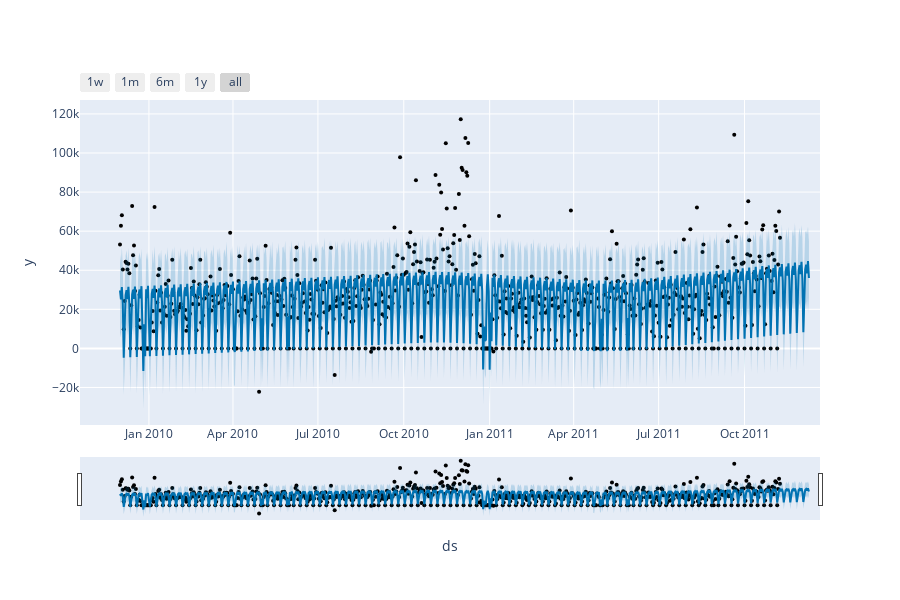

The notebook cell this image was saved under:
### Code cell
from prophet.plot import plot_plotly, plot_components_plotly
plot_plotly(m, forecast)

### Figure 1 — Plotly figure (JSON) as saved in the notebook; plotly's stock layout.template omitted (floating-point values rounded to 4 significant figures; data arrays with more than 128 entries replaced by an {"elided": "..."} marker saying what was removed)
{"data": [{"marker": {"color": "black", "size": 4}, "mode": "markers", "name": "Actual", "type": "scatter", "x": {"elided": "708 str values"}, "y": {"elided": "708 float values"}}, {"hoverinfo": "skip", "line": {"width": 0}, "mode": "lines", "type": "scatter", "x": {"elided": "739 str values"}, "y": {"elided": "739 float values"}}, {"fill": "tonexty", "fillcolor": "rgba(0, 114, 178, 0.2)", "line": {"color": "#0072B2", "width": 2}, "mode": "lines", "name": "Predicted", "type": "scatter", "x": {"elided": "739 str values"}, "y": {"elided": "739 float values"}}, {"fill": "tonexty", "fillcolor": "rgba(0, 114, 178, 0.2)", "hoverinfo": "skip", "line": {"width": 0}, "mode": "lines", "type": "scatter", "x": {"elided": "739 str values"}, "y": {"elided": "739 float values"}}], "layout": {"height": 600, "showlegend": false, "width": 900, "xaxis": {"rangeselector": {"buttons": [{"count": 7, "label": "1w", "step": "day", "stepmode": "backward"}, {"count": 1, "label": "1m", "step": "month", "stepmode": "backward"}, {"count": 6, "label": "6m", "step": "month", "stepmode": "backward"}, {"count": 1, "label": "1y", "step": "year", "stepmode": "backward"}, {"step": "all"}]}, "rangeslider": {"visible": true}, "title": {"text": "ds"}, "type": "date"}, "yaxis": {"title": {"text": "y"}}}}
